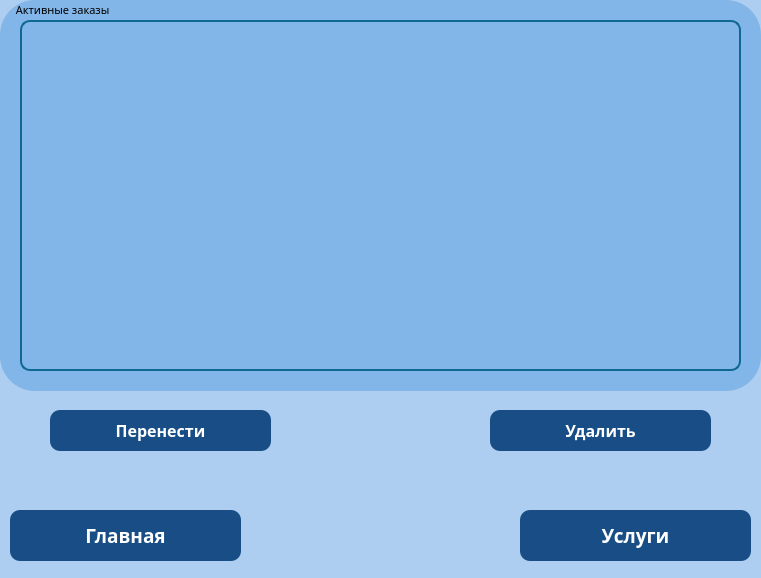
<?xml version="1.0" encoding="UTF-8"?>
<ui version="4.0">
 <class>remove</class>
 <widget class="QDialog" name="remove">
  <property name="geometry">
   <rect>
    <x>0</x>
    <y>0</y>
    <width>761</width>
    <height>578</height>
   </rect>
  </property>
  <property name="windowTitle">
   <string>Dialog</string>
  </property>
  <property name="styleSheet">
   <string notr="true">background-color: #adcef0</string>
  </property>
  <widget class="QPushButton" name="btnDelete">
   <property name="geometry">
    <rect>
     <x>490</x>
     <y>410</y>
     <width>221</width>
     <height>41</height>
    </rect>
   </property>
   <property name="font">
    <font>
     <family>Montserrat</family>
     <pointsize>12</pointsize>
     <weight>75</weight>
     <bold>true</bold>
    </font>
   </property>
   <property name="styleSheet">
    <string notr="true">background-color: #184e85;
color: white;
border: 2px solid #555;
border-radius: 10px;
border: none;</string>
   </property>
   <property name="text">
    <string>Удалить</string>
   </property>
  </widget>
  <widget class="QGroupBox" name="groupActive">
   <property name="geometry">
    <rect>
     <x>0</x>
     <y>0</y>
     <width>761</width>
     <height>391</height>
    </rect>
   </property>
   <property name="font">
    <font>
     <family>Montserrat Light</family>
     <pointsize>8</pointsize>
     <weight>50</weight>
     <bold>false</bold>
    </font>
   </property>
   <property name="styleSheet">
    <string notr="true">border: 2px solid #555;
border-radius: 35px;
border-style: outset;
background-color: #82b5e8;
border: none;
</string>
   </property>
   <property name="title">
    <string>     Активные заказы</string>
   </property>
   <widget class="QTableView" name="tableActives">
    <property name="geometry">
     <rect>
      <x>20</x>
      <y>20</y>
      <width>721</width>
      <height>351</height>
     </rect>
    </property>
    <property name="font">
     <font>
      <family>Montserrat Light</family>
      <pointsize>8</pointsize>
      <weight>50</weight>
      <bold>false</bold>
     </font>
    </property>
    <property name="styleSheet">
     <string notr="true">border: 2px solid #555;
border-radius: 10px;
border-style: solid;
border-color: #0e688f;</string>
    </property>
   </widget>
  </widget>
  <widget class="QPushButton" name="btnMove">
   <property name="geometry">
    <rect>
     <x>50</x>
     <y>410</y>
     <width>221</width>
     <height>41</height>
    </rect>
   </property>
   <property name="font">
    <font>
     <family>Montserrat</family>
     <pointsize>12</pointsize>
     <weight>75</weight>
     <bold>true</bold>
    </font>
   </property>
   <property name="styleSheet">
    <string notr="true">background-color: #184e85;
color: white;
border: 2px solid #555;
border-radius: 10px;
border: none;</string>
   </property>
   <property name="text">
    <string>Перенести</string>
   </property>
  </widget>
  <widget class="QPushButton" name="actBtnServices">
   <property name="geometry">
    <rect>
     <x>520</x>
     <y>510</y>
     <width>231</width>
     <height>51</height>
    </rect>
   </property>
   <property name="font">
    <font>
     <family>Montserrat</family>
     <pointsize>14</pointsize>
     <weight>75</weight>
     <bold>true</bold>
    </font>
   </property>
   <property name="styleSheet">
    <string notr="true">background-color: #184e85;
color: white;
border: 2px solid #555;
border-radius: 10px;
border: none;</string>
   </property>
   <property name="text">
    <string>Услуги</string>
   </property>
  </widget>
  <widget class="QPushButton" name="actBtnMain">
   <property name="geometry">
    <rect>
     <x>10</x>
     <y>510</y>
     <width>231</width>
     <height>51</height>
    </rect>
   </property>
   <property name="font">
    <font>
     <family>Montserrat</family>
     <pointsize>14</pointsize>
     <weight>75</weight>
     <bold>true</bold>
    </font>
   </property>
   <property name="styleSheet">
    <string notr="true">background-color: #184e85;
color: white;
border: 2px solid #555;
border-radius: 10px;
border: none;</string>
   </property>
   <property name="text">
    <string>Главная</string>
   </property>
  </widget>
 </widget>
 <resources/>
 <connections/>
</ui>
